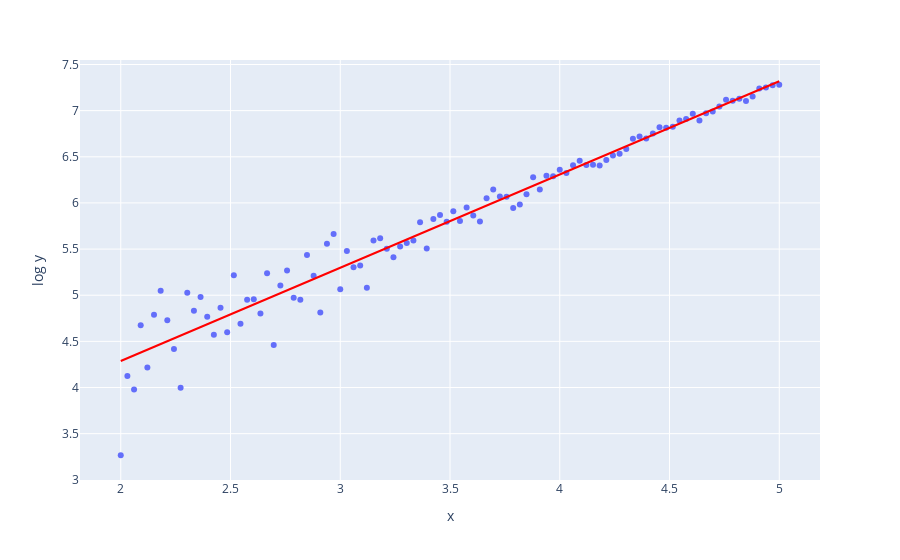

Notebook code for this chart:
### Code cell
df_2['log y'] = np.log(df_2['y'])

px.scatter(df_2, x='x', y='log y', trendline="ols", trendline_color_override="red")
